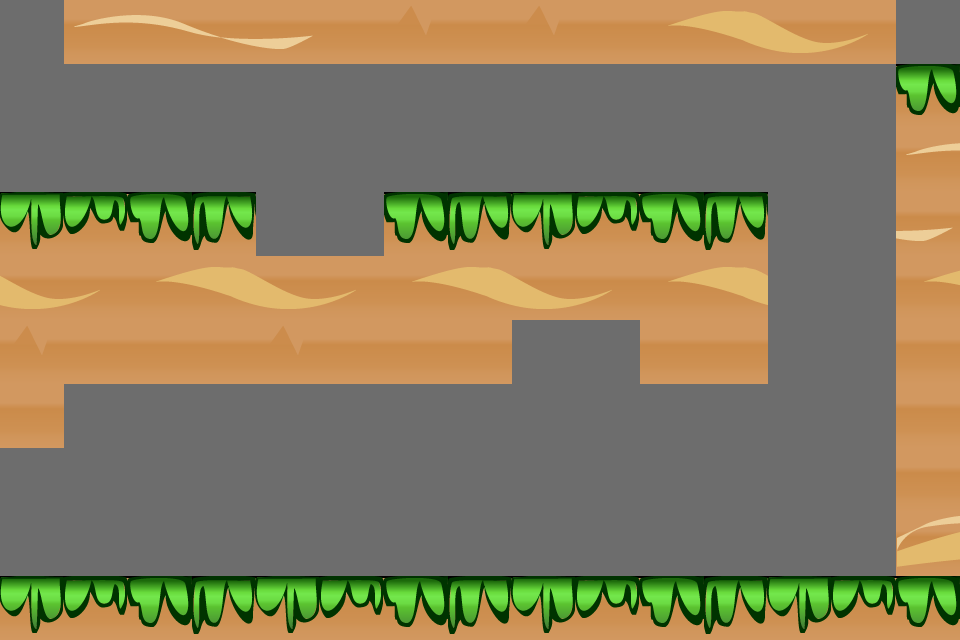

The image is a tile-based game level rendered from a .tmx file. Its description and source (layers, tilesets, objects; grid data summarised) follow:
An orthogonal 15x10 tile map with 64x64 px tiles, 1 tile layer (foreground), 1 hidden layer not drawn, 2 tilesets and 6 objects (2x Shell, Rock, Up, Arrow, Down).

<map version="1.0" orientation="orthogonal" width="15" height="10" tilewidth="64" tileheight="64" backgroundcolor="#6d6d6d">
 <tileset firstgid="1" name="sand" tilewidth="64" tileheight="64">
  <image source="../img/map/sand-tiles-64x64.png" width="256" height="320" />
 </tileset>
 <tileset firstgid="21" name="metatiles" tilewidth="64" tileheight="64">
  <image source="../img/map/metatiles-64x64.png" width="320" height="64" />
  <tile id="0">
   <properties>
    <property name="type" value="solid" />
   </properties>
  </tile>
  <tile id="1">
   <properties>
    <property name="type" value="plataform" />
   </properties>
  </tile>
  <tile id="2">
   <properties>
    <property name="type" value="lslope" />
   </properties>
  </tile>
  <tile id="3">
   <properties>
    <property name="type" value="rslope" />
   </properties>
  </tile>
  <tile id="4">
   <properties>
    <property name="type" value="ladder" />
   </properties>
  </tile>
 </tileset>
 <imagelayer name="background" width="15" height="10">
  <image source="background01" />
 </imagelayer>
 <imagelayer name="foreground" width="15" height="10">
  <image source="foreground01" />
 </imagelayer>
 <layer name="foreground" width="15" height="10">
  <data>[150 cells, 69 non-empty, 17 distinct tile ids]</data>
 </layer>
 <layer name="collision" width="15" height="10" visible="0">
  <data>[150 cells, 71 non-empty, 1 distinct tile ids]</data>
 </layer>
 <objectgroup name="objects" width="15" height="10">
  <object name="Rock" x="0" y="474" width="64" height="101">
   <properties>
    <property name="image" value="player-96x102" />
    <property name="spriteheight" value="102" />
    <property name="spritewidth" value="96" />
   </properties>
  </object>
  <object name="Up" x="256" y="512" width="64" height="64" />
  <object name="Arrow" x="0" y="64" width="13" height="128">
   <properties>
    <property name="direction" value="left" />
    <property name="to" value="stage-01.05" />
   </properties>
  </object>
  <object name="Down" x="576" y="128" width="64" height="64" />
  <object name="Shell" x="448" y="512" width="64" height="64" />
  <object name="Shell" x="448" y="128" width="64" height="64" />
 </objectgroup>
</map>
